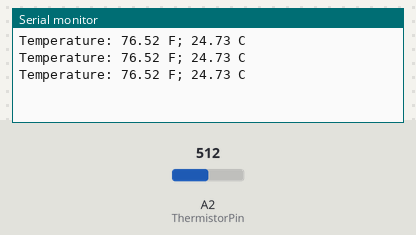
The sketch below on a simulated Arduino Uno, built with avr-gcc and run on an emulated ATmega328P. Shown: the last lines printed to the serial monitor. The inputs (shaded band) are chosen by the test bench; at power-on: A2 (ThermistorPin) = 512.

Above: at 1.3 s.
1.4 s: A2 (ThermistorPin) set to 716
At 1.9 s:
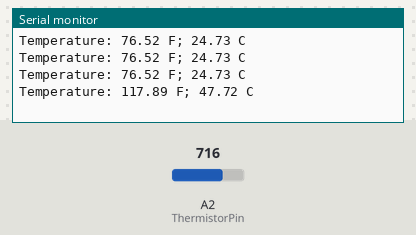
2.9 s: A2 (ThermistorPin) set to 900
At 3.4 s:
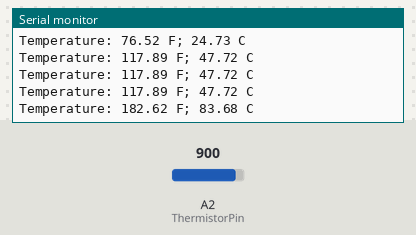
Timing chart, 0 to 5.9 s (numbered marks = the images above; inputs shaded):
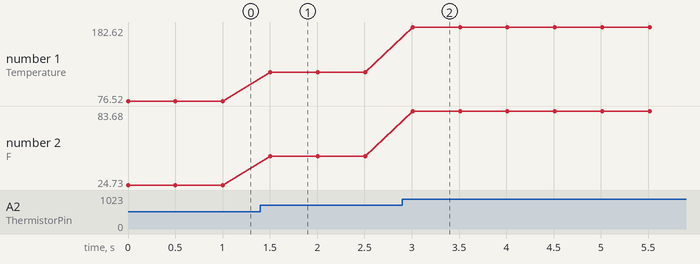

The sketch:

medetemperatura.ino
```cpp
int ThermistorPin = 2;
int Vo;
float R1 = 10000;
float logR2, R2, T, Tc, Tf;
float c1 = 1.009249522e-03, c2 = 2.378405444e-04, c3 = 2.019202697e-07;
int ledPin1 = 10;
int ledPin2 = 11;
int ledPin3 = 12;

void setup() {
Serial.begin(9600);
}

void loop() {

  Vo = analogRead(ThermistorPin);
  R2 = R1 * (1023.0 / (float)Vo - 1.0);
  logR2 = log(R2);
  T = (1.0 / (c1 + c2*logR2 + c3*logR2*logR2*logR2));
  Tc = T - 273.15;
  Tf = (Tc * 9.0)/ 5.0 + 32.0;

  Serial.print("Temperature: ");
  Serial.print(Tf);
  Serial.print(" F; ");
  Serial.print(Tc);
  Serial.println(" C");
  if (Tc < 25)
  {
    digitalWrite(ledPin1, LOW);
    digitalWrite(ledPin2, LOW);
    digitalWrite(ledPin3, HIGH);
  }
  if (Tc >= 25 && Tc < 30)
  {
    digitalWrite(ledPin1, LOW);
    digitalWrite(ledPin2, HIGH);
    digitalWrite(ledPin3, LOW);
  }
  if (Tc > 30)
  {
    digitalWrite(ledPin1, HIGH);
    digitalWrite(ledPin2, LOW);
    digitalWrite(ledPin3, LOW);
  }
  delay(500);
}
```

Measured:
- after the input at 1.4 s, the serial monitor: prints a new line after 0.10 s (image 1)
- after the input at 2.9 s, the serial monitor: prints a new line after 0.11 s (image 2)
- plotted number 1: 76.52 → 117.89 after the input at 1.4 s, 117.89 → 182.62 after the input at 2.9 s
- plotted number 2: 24.73 → 47.72 after the input at 1.4 s, 47.72 → 83.68 after the input at 2.9 s
